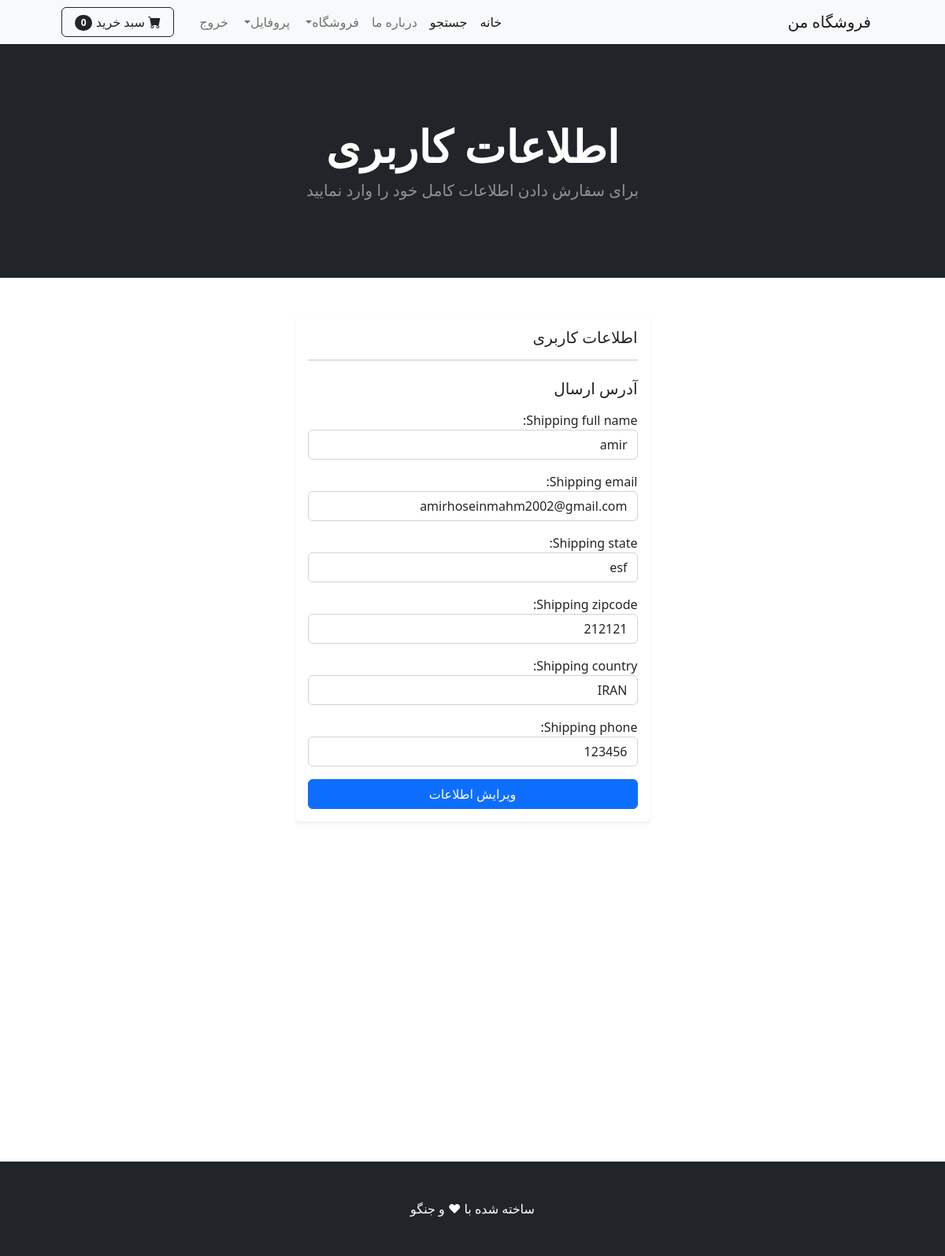
/update_info (signed in), run on the app's committed database.
### payment/models.py (models this page shows, shortened)
class ShippingAddress(models.Model):
    user = models.ForeignKey(User, on_delete=models.CASCADE, null=True, blank=True)
    shipping_full_name = models.CharField(max_length=250)
    shipping_email = models.CharField(max_length=250)
    shipping_phone = models.CharField(max_length=20, blank=True)
    shipping_addy = models.CharField(max_length=250, blank=True)      # آدرس کامل
    shipping_city = models.CharField(max_length=100, blank=True)      # شهر
    shipping_state = models.CharField(max_length=50, blank=True)      # استان
    shipping_zipcode = models.CharField(max_length=10, blank=True)    # کد پستی
    shipping_country = models.CharField(max_length=50, default='IRAN')# کشور
    shipping_old_cart = models.CharField(max_length=10, blank=True, null=True)

### shop/views.py (the view)
# urls.py: path('update_info',views.update_info, name='update_info'),
def update_info(request):
    if request.user.is_authenticated:
        current_user = Profile.objects.get(user__id=request.user.id)
        shipping_user, created = ShippingAddress.objects.get_or_create(user=request.user)
        form = UpdateUserInfo(request.POST or None, instance=current_user)
        shipping_form = ShippingAddressForm(request.POST or None, instance=shipping_user)
        if form.is_valid() and shipping_form.is_valid():
            form.save()
            shipping_form.save()
            messages.success(request, 'اطلاعات کاربری شما با موفقیت ویرایش شد')
            return redirect('/')
        return render(request, 'update_info.html', {'form': form, 'shipping_form': shipping_form})
    else:
        messages.error(request, 'ابتدا باید ثبت نام کنید یا وارد شوید')
        return redirect('/')

### shop/forms.py
class UpdateUserInfo(forms.ModelForm):
    phone = forms.CharField(
        label='',
        widget=forms.TextInput(attrs={'class': 'form-control', 'placeholder': 'تلفن'}),
        required=False
    )
    address1 = forms.CharField(
        label='',
        widget=forms.TextInput(attrs={'class': 'form-control', 'placeholder': 'آدرس'}),
        required=False
    )
    city = forms.CharField(
        label='',
        widget=forms.TextInput(attrs={'class': 'form-control', 'placeholder': 'شهر'}),
        required=False
    )
    state = forms.CharField(
        label='',
        widget=forms.TextInput(attrs={'class': 'form-control', 'placeholder': 'منطقه'}),
        required=False
    )
    zipcode = forms.CharField(
        label='',
        widget=forms.TextInput(attrs={'class': 'form-control', 'placeholder': 'کدپستی'}),
        required=False
    )
    country = forms.CharField(
        label='',
        widget=forms.TextInput(attrs={'class': 'form-control', 'placeholder': 'کشور'}),
        required=False
    )
    class Meta:
        model = Profile
        fields = ['phone', 'address1', 'city', 'state', 'zipcode', 'country']

### payment/forms.py
class ShippingAddressForm(forms.ModelForm):
    class Meta:
        model = ShippingAddress
        fields = [
            'shipping_full_name',
            'shipping_email',
            'shipping_phone',
            'shipping_addy',     # آدرس
            'shipping_state',
            'shipping_zipcode',
            'shipping_country',
        ]
        exclude = ['user']
        widgets = {
            'shipping_full_name': forms.TextInput(attrs={'class': 'form-control'}),
            'shipping_email': forms.EmailInput(attrs={'class': 'form-control'}),
            'shipping_phone': forms.TextInput(attrs={'class': 'form-control'}),
            'shipping_addy': forms.TextInput(attrs={'class': 'form-control'}),
            'shipping_state': forms.TextInput(attrs={'class': 'form-control'}),
            'shipping_zipcode': forms.TextInput(attrs={'class': 'form-control'}),
            'shipping_country': forms.TextInput(attrs={'class': 'form-control'}),
        }

### cart/context_processors.py (called while the page is built)
def cart_total_qty(request):
    cart = request.session.get('cart')
    if not cart or not isinstance(cart, dict):
        cart = {}
        request.session['cart'] = cart
    return {'cart_total_qty': sum(cart.values())}

### shop/templates/update_info.html (shortened to what this page needs)
{% extends "base.html" %}
{% block content %}
<header class="bg-dark py-5">
    <div class="container px-4 px-lg-5 my-5">
        <div class="text-center text-white">
            <h1 class="display-4 fw-bolder">اطلاعات کاربری</h1>
            <p class="lead fw-normal text-white-50 mb-0">
                برای سفارش دادن اطلاعات کامل خود را وارد نمایید
            </p>
        </div>
    </div>
</header>
<br><br>
<div class="container">
    <div class="row justify-content-center">
        <div class="col-md-6 col-lg-5">
            <div class="card shadow-sm border-0 mb-4">
                <div class="card-body">
                    <h5 class="card-title mb-3">اطلاعات کاربری</h5>
                    <form method="POST" action="{% url 'update_info' %}">
                        <hr>
                        <h5 class="card-title mt-4 mb-3">آدرس ارسال</h5>
                        <div class="mb-3">
                            {{ shipping_form.shipping_full_name.label_tag }}
                            {{ shipping_form.shipping_full_name }}
                        </div>
                        <div class="mb-3">
                            {{ shipping_form.shipping_email.label_tag }}
                            {{ shipping_form.shipping_email }}
                        </div>
                        <div class="mb-3">
                            {{ shipping_form.shipping_state.label_tag }}
                            {{ shipping_form.shipping_state }}
                        </div>
                        <div class="mb-3">
                            {{ shipping_form.shipping_zipcode.label_tag }}
                            {{ shipping_form.shipping_zipcode }}
                        </div>
                        <div class="mb-3">
                            {{ shipping_form.shipping_country.label_tag }}
                            {{ shipping_form.shipping_country }}
                        </div>
                        <div class="mb-3">
                            {{ shipping_form.shipping_phone.label_tag }}
                            {{ shipping_form.shipping_phone }}
                        </div>
                        <button type="submit" class="btn btn-primary w-100">ویرایش اطلاعات</button>
                    </form>
                </div>
            </div>
        </div>
    </div>
</div>
<br><br>
{% endblock %}

### data on the page
ShippingAddress: shipping_full_name "amir", shipping_email "amirhoseinmahm2002@gmail.com", shipping_state "esf", shipping_zipcode "212121", shipping_country "IRAN", shipping_phone "123456"

### other printed values
{{ total_qty|default:"0" }} "0"
{{ shipping_form.shipping_full_name.label_tag }} "Shipping full name:"
{{ shipping_form.shipping_email.label_tag }} "Shipping email:"
{{ shipping_form.shipping_state.label_tag }} "Shipping state:"
{{ shipping_form.shipping_zipcode.label_tag }} "Shipping zipcode:"
{{ shipping_form.shipping_country.label_tag }} "Shipping country:"
{{ shipping_form.shipping_phone.label_tag }} "Shipping phone:"
